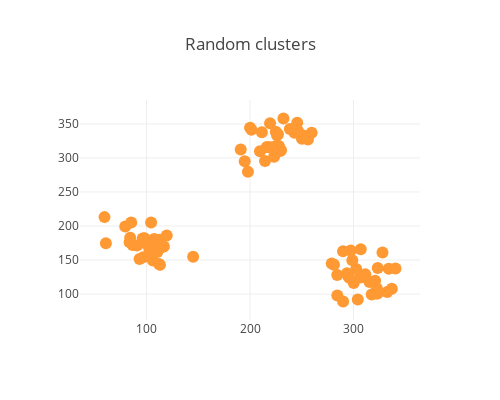

The cell this chart's notebook holds for it:
### Code cell
layout = dict(
    title= 'Random clusters',
    width= 500,
    height= 400,
)

table.iplot(kind='scatter', x='Xf', y='Yf', mode='markers', layout=layout)
